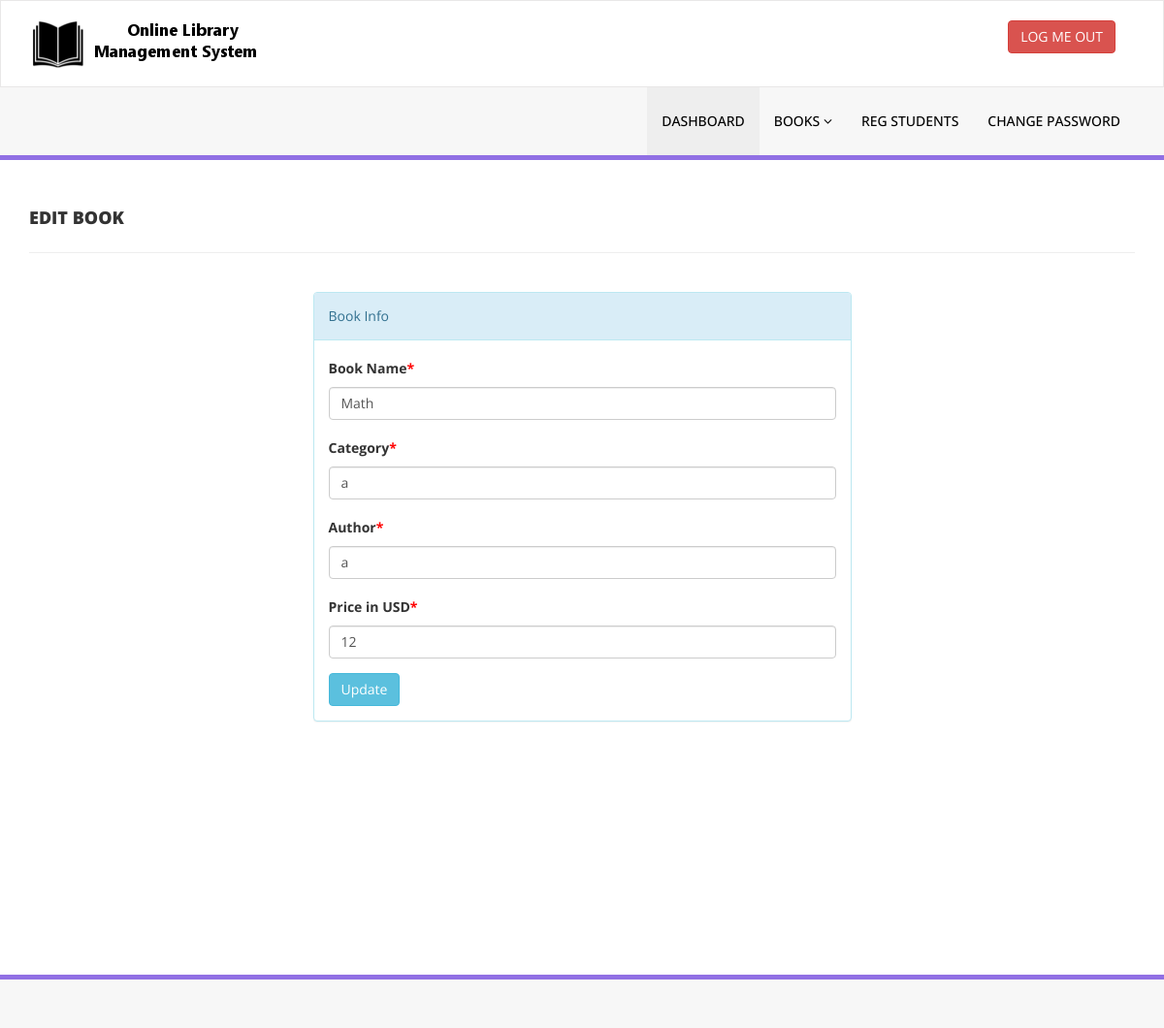
The page /admin/edit-book.php?bookid=15 (signed in) on the database its author committed.
### tables this page shows
CREATE TABLE `tblbooks` (
  `id` int(11) NOT NULL,
  `BookName` varchar(255) DEFAULT NULL,
  `Category` varchar(50) NOT NULL,
  `Author` varchar(50) NOT NULL,
  `BookPrice` int(11) DEFAULT NULL,
  `RegDate` timestamp NULL DEFAULT current_timestamp(),
  `UpdationDate` timestamp NULL DEFAULT NULL ON UPDATE current_timestamp()
);

### admin/edit-book.php (the view, shortened to what this page needs)
<?php
include('includes/config.php');
if(strlen($_SESSION['alogin']) == 0) {
    header('location:index.php');
    exit();
} else {
?>
<!DOCTYPE html>
<html xmlns="http://www.w3.org/1999/xhtml">
<head>
    <link href="assets/css/bootstrap.css" rel="stylesheet" />
    <link href="assets/css/font-awesome.css" rel="stylesheet" />
    <link href="assets/css/style.css" rel="stylesheet" />
</head>
<body>
    <?php include('includes/header.php');?>
    <div class="content-wrapper">
        <div class="container">
            <div class="row pad-botm">
                <div class="col-md-12">
                    <h4 class="header-line">Edit Book</h4>
                </div>
            </div>
            <div class="row">
                <div class="col-md-6 col-sm-6 col-xs-12 col-md-offset-3">
                    <div class="panel panel-info">
                        <div class="panel-heading">
                            Book Info
                        </div>
                        <div class="panel-body">
                            <form role="form" method="post">
                                <?php
                                $bookid = intval($_GET['bookid']);
                                $sql = "SELECT BookName, Category, Author, BookPrice FROM tblbooks WHERE id = :bookid";
                                $query = $dbh->prepare($sql);
                                $query->bindParam(':bookid', $bookid, PDO::PARAM_INT);
                                $query->execute();
                                $result = $query->fetch(PDO::FETCH_ASSOC);
                                if($result) { ?>
                                    <div class="form-group">
                                        <label>Book Name<span style="color:red;">*</span></label>
                                        <input class="form-control" type="text" name="bookname" value="<?php echo htmlentities($result['BookName']); ?>" required />
                                    </div>
                                    <div class="form-group">
                                        <label>Category<span style="color:red;">*</span></label>
                                        <input class="form-control" type="text" name="category" value="<?php echo htmlentities($result['Category']); ?>" required="required" />
                                    </div>
                                    <div class="form-group">
                                        <label>Author<span style="color:red;">*</span></label>
                                        <input class="form-control" type="text" name="author" id="authorbook" value="<?php echo htmlentities($result['Author']); ?>" required="required" />
                                    </div>
                                    <div class="form-group">
                                        <label>Price in USD<span style="color:red;">*</span></label>
                                        <input class="form-control" type="text" name="price" onkeypress="return isNumberKey(event)" value="<?php echo htmlentities($result['BookPrice']); ?>" required="required" />
                                    </div>
                                    <button type="submit" name="update" class="btn btn-info">Update</button>
                                <?php } ?>
                            </form>
                        </div>
                    </div>
                </div>
            </div>
        </div>
    </div>
    <?php include('includes/footer.php');?>
</body>
</html>
<?php } ?>

### admin/assets/css/style.css (style rules this page uses)
.content-wrapper { margin-top: 40px; min-height:800px; padding-bottom:90px; }
.header-line { font-weight:900; padding-bottom:25px; border-bottom:1px solid #eeeeee; text-transform:uppercase; }
.pad-botm { padding-bottom:30px; }

### rows shown on the page
tblbooks: bookname "Math", category "a", author "a", price "12"
